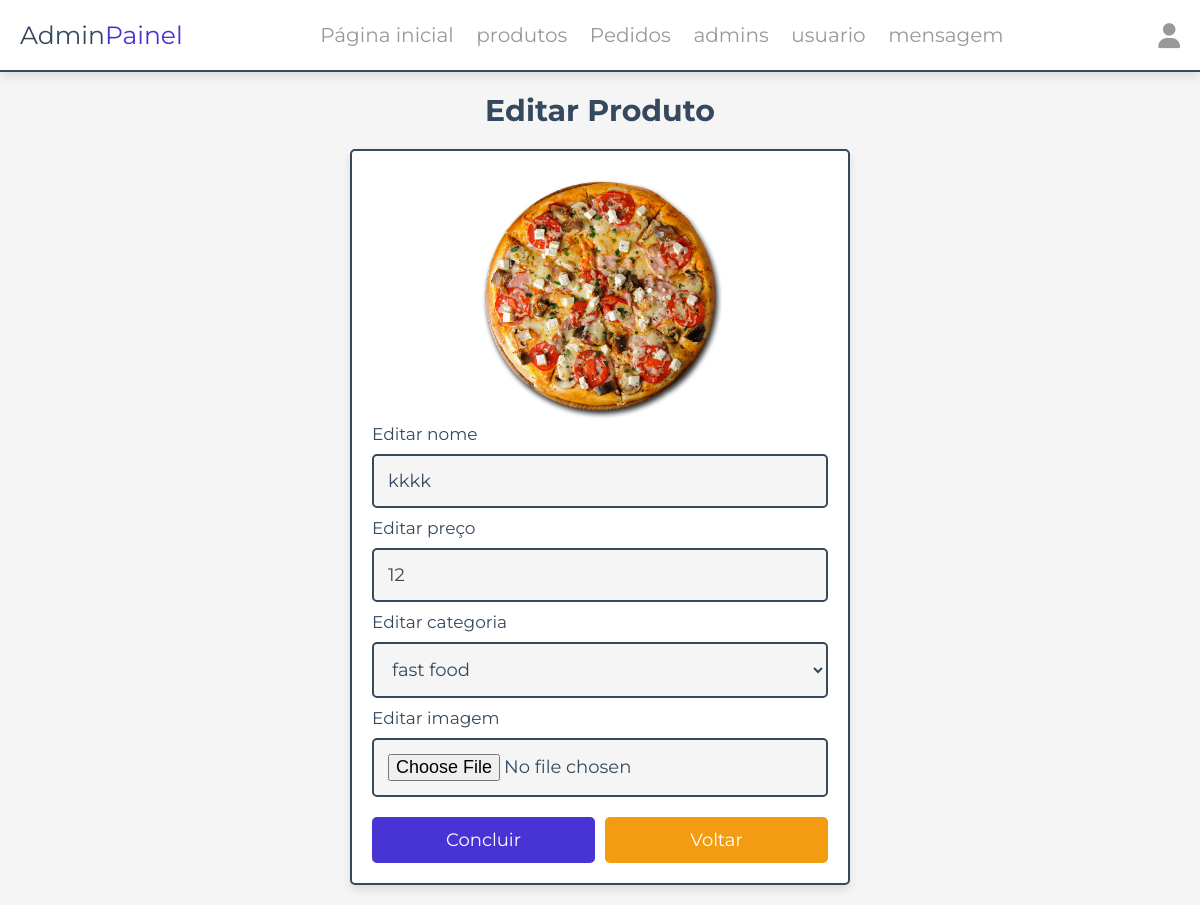
The app's page /admin/editar_produto.php?update=3 (signed in), older data.
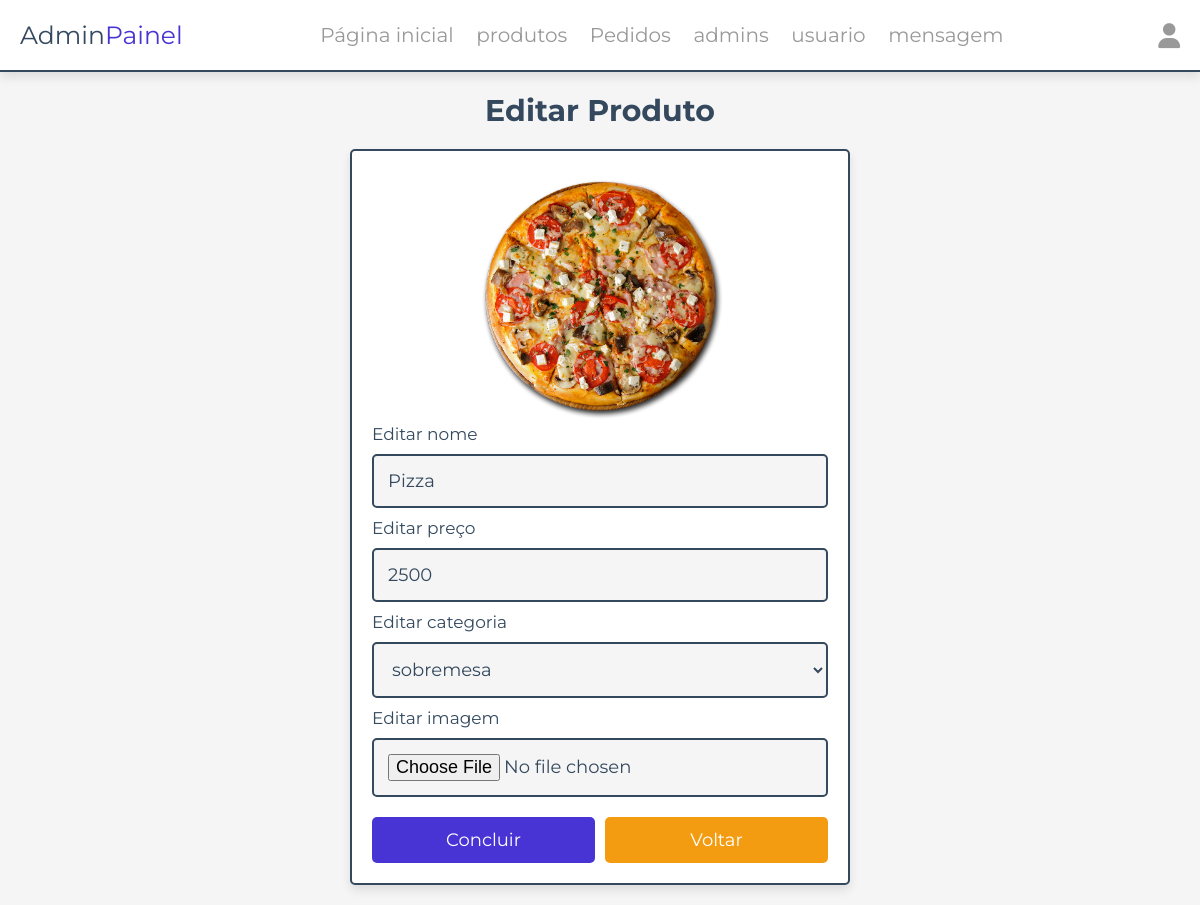
The same page, newer data.
### tables this page shows
CREATE TABLE `produtos` (
  `id` int(100) NOT NULL AUTO_INCREMENT,
  `nome` varchar(100) NOT NULL,
  `categoria` varchar(100) NOT NULL,
  `preço` int(10) NOT NULL,
  `imagem` varchar(100) NOT NULL,
  `disponivel` int(11) NOT NULL,
  PRIMARY KEY (`id`)
);

### admin/editar_produto.php (the view, shortened to what this page needs)
<?php
include __DIR__ . './../components/connect.php';
?>
<!DOCTYPE html>
<html lang="pt-br">
<head>
   <link rel="stylesheet" href="https://cdnjs.cloudflare.com/ajax/libs/font-awesome/6.1.1/css/all.min.css">
   <link rel="stylesheet" href="../css/admin_style.css">
</head>
<body>
<?php include '../components/admin_cabeçalho.php' ?>
<section class="update-product">
   <h1 class="heading">Editar produto</h1>
   <?php
      $update_id = $_GET['update'];
      $show_products = $conn->prepare("SELECT * FROM `produtos` WHERE id = ?");
      $show_products->execute([$update_id]);
      if($show_products->rowCount() > 0){
         while($fetch_products = $show_products->fetch(PDO::FETCH_ASSOC)){
   ?>
   <form action="" method="POST" enctype="multipart/form-data">
      <img src="../imagem_editada/<?= $fetch_products['imagem']; ?>" alt="">
      <span>Editar nome</span>
      <input type="text" required placeholder="Insira o nome do produto" name="name" maxlength="100" class="box" value="<?= $fetch_products['nome']; ?>">
      <span>Editar preço</span>
      <input type="number" min="0" max="9999999999" required placeholder="Insira o preço" name="price" onkeypress="if(this.value.length == 10) return false;" class="box" value="<?= $fetch_products['preço']; ?>">
      <span>Editar categoria</span>
      <select name="category" class="box" required>
         <option selected value="<?= $fetch_products['categoria']; ?>"><?= $fetch_products['categoria']; ?></option>
      </select>
      <span>Editar imagem</span>
      <input type="file" name="image" class="box" accept="image/jpg, image/jpeg, image/png, image/webp">
      <div class="flex-btn">
         <input type="submit" value="Concluir" class="btn" name="update">
         <a href="produtos.php" class="option-btn">Voltar</a>
      </div>
   </form>
   <?php
         }
      }else{
         echo '<p class="empty">nenhum produto adicionado ainda!</p>';
      }
   ?>
</section>
</body>
</html>

Row changes from the older to the newer data that the page shows:
changed produtos: name "kkkk" → "Pizza"; price "12" → "2500"; category "fast food" → "sobremesa"
